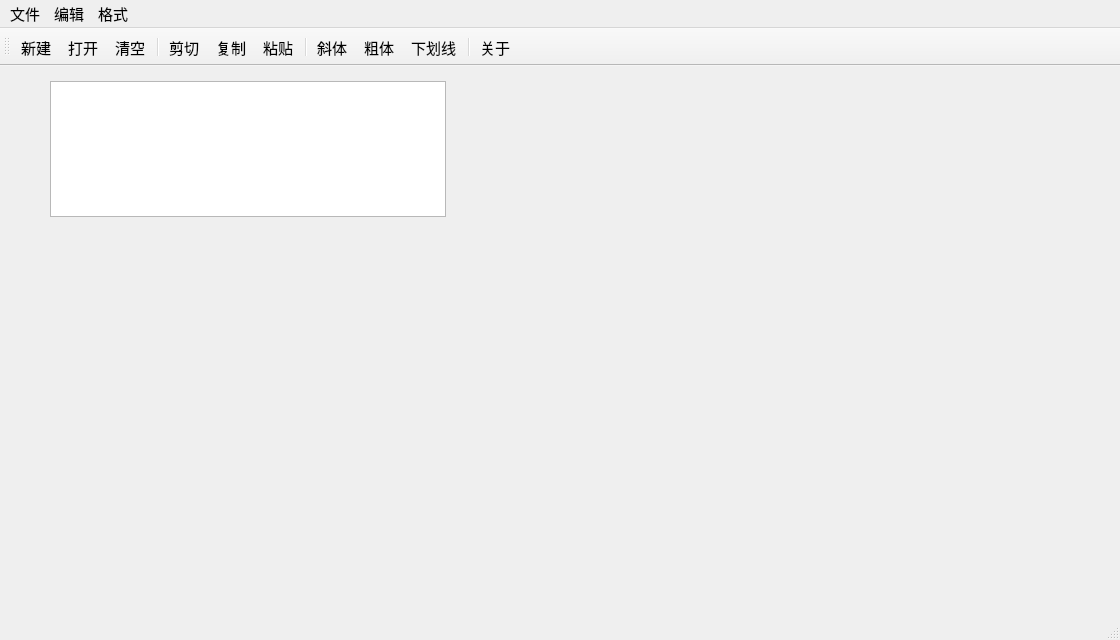
<?xml version="1.0" encoding="UTF-8"?>
<ui version="4.0">
 <class>QWMainWind</class>
 <widget class="QMainWindow" name="QWMainWind">
  <property name="geometry">
   <rect>
    <x>0</x>
    <y>0</y>
    <width>1120</width>
    <height>640</height>
   </rect>
  </property>
  <property name="font">
   <font>
    <pointsize>11</pointsize>
   </font>
  </property>
  <property name="windowTitle">
   <string>QWMainWind</string>
  </property>
  <widget class="QWidget" name="centralWidget">
   <widget class="QTextEdit" name="txtEdit">
    <property name="geometry">
     <rect>
      <x>50</x>
      <y>15</y>
      <width>396</width>
      <height>136</height>
     </rect>
    </property>
    <property name="font">
     <font>
      <pointsize>16</pointsize>
     </font>
    </property>
   </widget>
  </widget>
  <widget class="QMenuBar" name="menuBar">
   <property name="geometry">
    <rect>
     <x>0</x>
     <y>0</y>
     <width>1120</width>
     <height>23</height>
    </rect>
   </property>
   <widget class="QMenu" name="menu">
    <property name="title">
     <string>文件</string>
    </property>
    <addaction name="actNew"/>
    <addaction name="actOpen"/>
    <addaction name="separator"/>
    <addaction name="actClose"/>
   </widget>
   <widget class="QMenu" name="menu_2">
    <property name="title">
     <string>编辑</string>
    </property>
    <addaction name="actCut"/>
    <addaction name="actCopy"/>
    <addaction name="actPaste"/>
    <addaction name="separator"/>
    <addaction name="actClear"/>
   </widget>
   <widget class="QMenu" name="menu_3">
    <property name="title">
     <string>格式</string>
    </property>
    <addaction name="actFontBold"/>
    <addaction name="actFontItalic"/>
    <addaction name="actFontUnder"/>
    <addaction name="separator"/>
    <addaction name="actToolbarLab"/>
   </widget>
   <addaction name="menu"/>
   <addaction name="menu_2"/>
   <addaction name="menu_3"/>
  </widget>
  <widget class="QToolBar" name="mainToolBar">
   <property name="toolButtonStyle">
    <enum>Qt::ToolButtonTextUnderIcon</enum>
   </property>
   <attribute name="toolBarArea">
    <enum>TopToolBarArea</enum>
   </attribute>
   <attribute name="toolBarBreak">
    <bool>false</bool>
   </attribute>
   <addaction name="actNew"/>
   <addaction name="actOpen"/>
   <addaction name="actClear"/>
   <addaction name="separator"/>
   <addaction name="actCut"/>
   <addaction name="actCopy"/>
   <addaction name="actPaste"/>
   <addaction name="separator"/>
   <addaction name="actFontItalic"/>
   <addaction name="actFontBold"/>
   <addaction name="actFontUnder"/>
   <addaction name="separator"/>
   <addaction name="actAbout"/>
  </widget>
  <widget class="QStatusBar" name="statusBar"/>
  <action name="actCut">
   <property name="icon">
    <iconset resource="res.qrc">
     <normaloff>:/images/images/cut.bmp</normaloff>:/images/images/cut.bmp</iconset>
   </property>
   <property name="text">
    <string>剪切</string>
   </property>
   <property name="toolTip">
    <string>剪切</string>
   </property>
   <property name="shortcut">
    <string>Ctrl+X</string>
   </property>
  </action>
  <action name="actCopy">
   <property name="icon">
    <iconset resource="res.qrc">
     <normaloff>:/images/images/120.bmp</normaloff>:/images/images/120.bmp</iconset>
   </property>
   <property name="text">
    <string>复制</string>
   </property>
   <property name="toolTip">
    <string>复制</string>
   </property>
   <property name="shortcut">
    <string>Ctrl+C</string>
   </property>
  </action>
  <action name="actPaste">
   <property name="icon">
    <iconset resource="res.qrc">
     <normaloff>:/images/images/paste.bmp</normaloff>:/images/images/paste.bmp</iconset>
   </property>
   <property name="text">
    <string>粘贴</string>
   </property>
   <property name="toolTip">
    <string>粘贴</string>
   </property>
   <property name="shortcut">
    <string>Ctrl+V</string>
   </property>
  </action>
  <action name="actFontBold">
   <property name="checkable">
    <bool>true</bool>
   </property>
   <property name="icon">
    <iconset resource="res.qrc">
     <normaloff>:/images/images/BLD.BMP</normaloff>:/images/images/BLD.BMP</iconset>
   </property>
   <property name="text">
    <string>粗体</string>
   </property>
   <property name="toolTip">
    <string>粗体</string>
   </property>
  </action>
  <action name="actFontItalic">
   <property name="checkable">
    <bool>true</bool>
   </property>
   <property name="icon">
    <iconset resource="res.qrc">
     <normaloff>:/images/images/ITL.BMP</normaloff>:/images/images/ITL.BMP</iconset>
   </property>
   <property name="text">
    <string>斜体</string>
   </property>
   <property name="toolTip">
    <string>斜体</string>
   </property>
  </action>
  <action name="actFontUnder">
   <property name="checkable">
    <bool>true</bool>
   </property>
   <property name="icon">
    <iconset resource="res.qrc">
     <normaloff>:/images/images/WORDUNDR.BMP</normaloff>:/images/images/WORDUNDR.BMP</iconset>
   </property>
   <property name="text">
    <string>下划线</string>
   </property>
   <property name="toolTip">
    <string>下划线</string>
   </property>
  </action>
  <action name="actClose">
   <property name="icon">
    <iconset resource="res.qrc">
     <normaloff>:/images/images/exit.bmp</normaloff>:/images/images/exit.bmp</iconset>
   </property>
   <property name="text">
    <string>退出</string>
   </property>
   <property name="toolTip">
    <string>退出</string>
   </property>
  </action>
  <action name="actOpen">
   <property name="icon">
    <iconset resource="res.qrc">
     <normaloff>:/images/images/open3.bmp</normaloff>:/images/images/open3.bmp</iconset>
   </property>
   <property name="text">
    <string>打开...</string>
   </property>
   <property name="toolTip">
    <string>打开文件</string>
   </property>
   <property name="shortcut">
    <string>Ctrl+O</string>
   </property>
  </action>
  <action name="actClear">
   <property name="icon">
    <iconset resource="res.qrc">
     <normaloff>:/images/images/103.bmp</normaloff>:/images/images/103.bmp</iconset>
   </property>
   <property name="text">
    <string>清空</string>
   </property>
   <property name="toolTip">
    <string>清空内容</string>
   </property>
  </action>
  <action name="actFont">
   <property name="icon">
    <iconset resource="res.qrc">
     <normaloff>:/images/images/20.ico</normaloff>:/images/images/20.ico</iconset>
   </property>
   <property name="text">
    <string>字体...</string>
   </property>
   <property name="toolTip">
    <string>字体设置</string>
   </property>
  </action>
  <action name="actNew">
   <property name="icon">
    <iconset resource="res.qrc">
     <normaloff>:/images/images/new2.bmp</normaloff>:/images/images/new2.bmp</iconset>
   </property>
   <property name="text">
    <string>新建</string>
   </property>
   <property name="shortcut">
    <string>Ctrl+N</string>
   </property>
  </action>
  <action name="actToolbarLab">
   <property name="checkable">
    <bool>true</bool>
   </property>
   <property name="checked">
    <bool>true</bool>
   </property>
   <property name="text">
    <string>显示工具栏文字标签</string>
   </property>
   <property name="menuRole">
    <enum>QAction::TextHeuristicRole</enum>
   </property>
  </action>
  <action name="actAbout">
   <property name="icon">
    <iconset resource="res.qrc">
     <normaloff>:/images/images/about.svg</normaloff>:/images/images/about.svg</iconset>
   </property>
   <property name="text">
    <string>关于</string>
   </property>
   <property name="toolTip">
    <string>关于（作者信息）</string>
   </property>
   <property name="menuRole">
    <enum>QAction::AboutRole</enum>
   </property>
  </action>
 </widget>
 <layoutdefault spacing="6" margin="11"/>
 <resources>
  <include location="res.qrc"/>
 </resources>
 <connections>
  <connection>
   <sender>actClose</sender>
   <signal>triggered()</signal>
   <receiver>QWMainWind</receiver>
   <slot>close()</slot>
   <hints>
    <hint type="sourcelabel">
     <x>-1</x>
     <y>-1</y>
    </hint>
    <hint type="destinationlabel">
     <x>422</x>
     <y>254</y>
    </hint>
   </hints>
  </connection>
  <connection>
   <sender>actClear</sender>
   <signal>triggered()</signal>
   <receiver>txtEdit</receiver>
   <slot>clear()</slot>
   <hints>
    <hint type="sourcelabel">
     <x>-1</x>
     <y>-1</y>
    </hint>
    <hint type="destinationlabel">
     <x>260</x>
     <y>256</y>
    </hint>
   </hints>
  </connection>
  <connection>
   <sender>actCut</sender>
   <signal>triggered()</signal>
   <receiver>txtEdit</receiver>
   <slot>cut()</slot>
   <hints>
    <hint type="sourcelabel">
     <x>-1</x>
     <y>-1</y>
    </hint>
    <hint type="destinationlabel">
     <x>260</x>
     <y>256</y>
    </hint>
   </hints>
  </connection>
  <connection>
   <sender>actCopy</sender>
   <signal>triggered()</signal>
   <receiver>txtEdit</receiver>
   <slot>copy()</slot>
   <hints>
    <hint type="sourcelabel">
     <x>-1</x>
     <y>-1</y>
    </hint>
    <hint type="destinationlabel">
     <x>260</x>
     <y>256</y>
    </hint>
   </hints>
  </connection>
  <connection>
   <sender>actPaste</sender>
   <signal>triggered()</signal>
   <receiver>txtEdit</receiver>
   <slot>paste()</slot>
   <hints>
    <hint type="sourcelabel">
     <x>-1</x>
     <y>-1</y>
    </hint>
    <hint type="destinationlabel">
     <x>260</x>
     <y>256</y>
    </hint>
   </hints>
  </connection>
 </connections>
</ui>
